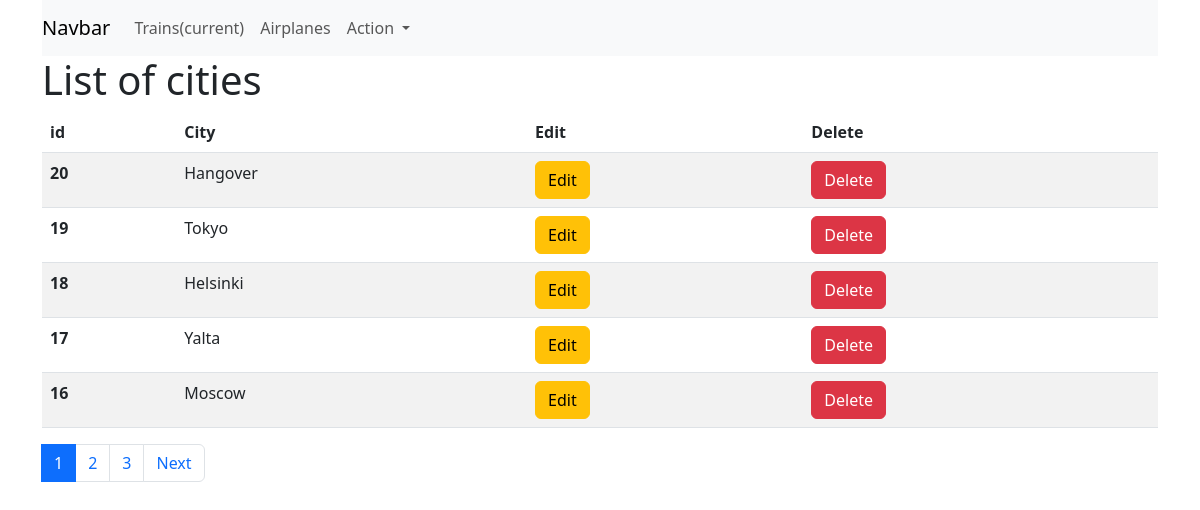
The app's page /, older data.
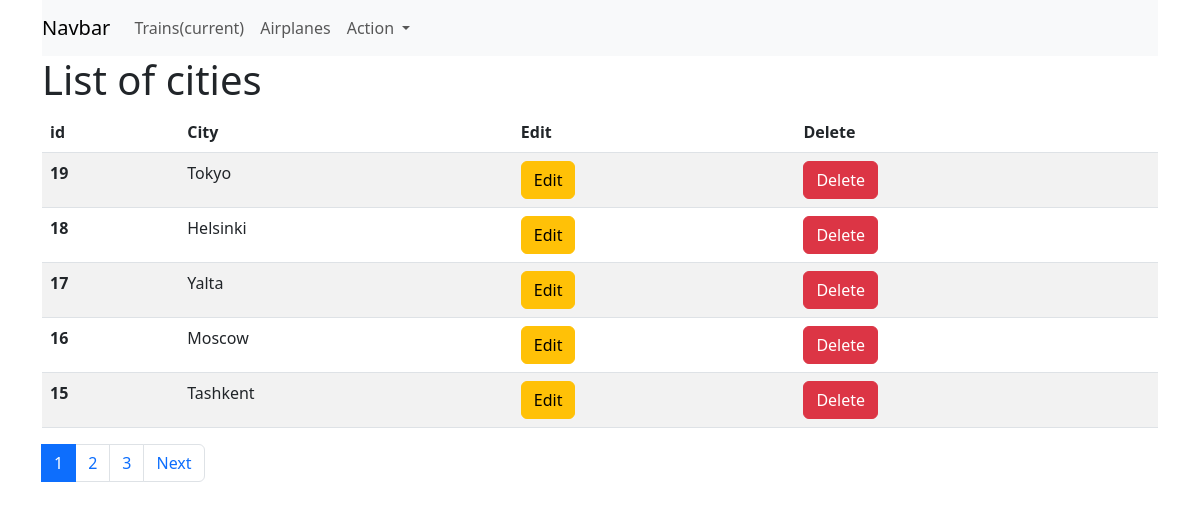
The same page, newer data.
### cities_main/models.py (models this page shows, shortened)
class City(models.Model):
    name = models.CharField(max_length=50, unique=True)
    slug = models.SlugField(max_length=50, unique=True)
    created = models.DateTimeField(auto_now_add=True)

### cities_main/views.py (the view)
# urls.py: path('', TrainListView.as_view(), name="homepage"),
class TrainListView(ListView):
    model = City
    ordering = '-created'
    context_object_name = 'city'
    template_name = 'cities_main/index.html'
    paginate_by = 5

### cities_main/templates/cities_main/index.html (shortened to what this page needs)
{% extends 'cities_main/base.html' %}
{% block body %}
<div class="container">
    <div class="row justify-content-center">
        <div class="col-sm-12">
            <h1>List of cities</h1>
            <table class="table table-striped">
                <thead>
                <tr>
                    <th scope="col">id</th>
                    <th scope="col">City</th>
                    <th scope="col">Edit</th>
                    <th scope="col">Delete</th>
                </tr>
                </thead>
                <tbody>
                {% for i in city %}
                <tr>
                    <th scope="row">{{ i.pk }}</th>
                    <td>{{ i.name }}</td>
                    <td>
                        <a href="{% url 'cities_main:UpdateCity' slug=i.slug%}" class="text-decoration-none">
                            <button type="button" class="btn btn-warning">Edit</button>
                        </a>
                    </td>
                    <td><a href="{% url 'cities_main:DeleteCity' slug=i.slug%}" class="text-decoration-none">
                        <button type="button" class="btn btn-danger">Delete</button>
                    </a>
                    </td>
                </tr>
                {% endfor %}
                </tbody>
            </table>
            <nav aria-label="Page navigation example">
  <ul class="pagination">
      {% for page in page_obj.paginator.page_range%}
    <li class="page-item {% if page == page_obj.number %} active {% endif %}">
        <a class="page-link" href="?page={{page}}">{{page}}</a>
    </li>
      {%endfor%}
              {% if page_obj.has_next %}
    <li class="page-item">
      <a class="page-link" href="?page={{ page_obj.next_page_number }}" aria-label="Next">
        <span class="sr-only">Next</span>
          {%endif%}
      </a>
    </li>
  </ul>
</nav>
        </div>
    </div>
</div>
{% endblock %}

Row changes from the older to the newer data that the page shows:
removed City: pk "20", name "Hangover"
now on this page (row unchanged): City: pk "15", name "Tashkent"
